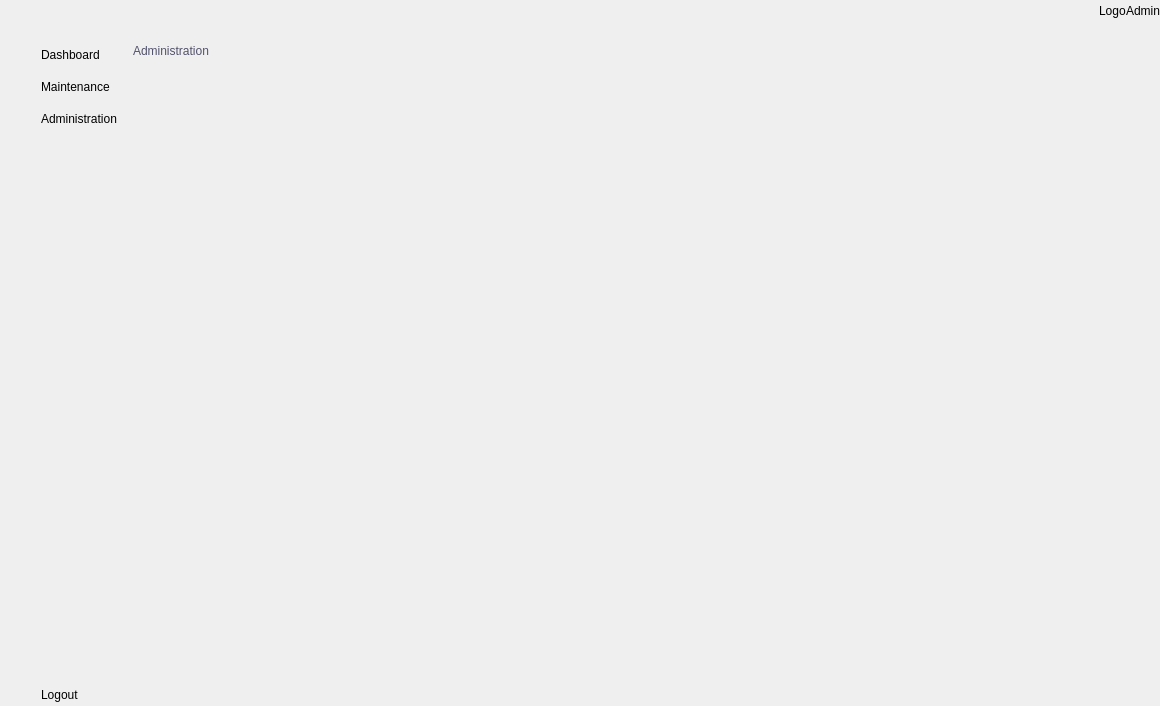
<?xml version="1.0" encoding="UTF-8"?>
<ui version="4.0">
 <class>AdminWindow</class>
 <widget class="QMainWindow" name="AdminWindow">
  <property name="geometry">
   <rect>
    <x>0</x>
    <y>0</y>
    <width>1160</width>
    <height>706</height>
   </rect>
  </property>
  <property name="windowTitle">
   <string>MainWindow</string>
  </property>
  <widget class="QWidget" name="centralwidget">
   <layout class="QGridLayout" name="gridLayout_23">
    <property name="leftMargin">
     <number>0</number>
    </property>
    <property name="topMargin">
     <number>0</number>
    </property>
    <property name="rightMargin">
     <number>0</number>
    </property>
    <property name="bottomMargin">
     <number>0</number>
    </property>
    <property name="spacing">
     <number>0</number>
    </property>
    <item row="0" column="1" rowspan="2">
     <widget class="QWidget" name="widget_2" native="true">
      <layout class="QGridLayout" name="gridLayout_4">
       <property name="leftMargin">
        <number>0</number>
       </property>
       <property name="topMargin">
        <number>0</number>
       </property>
       <property name="rightMargin">
        <number>0</number>
       </property>
       <property name="bottomMargin">
        <number>0</number>
       </property>
       <property name="horizontalSpacing">
        <number>0</number>
       </property>
       <property name="verticalSpacing">
        <number>10</number>
       </property>
       <item row="0" column="0">
        <widget class="QWidget" name="widget_6" native="true">
         <layout class="QGridLayout" name="gridLayout_2">
          <property name="leftMargin">
           <number>0</number>
          </property>
          <property name="topMargin">
           <number>0</number>
          </property>
          <property name="rightMargin">
           <number>0</number>
          </property>
          <property name="bottomMargin">
           <number>20</number>
          </property>
          <property name="spacing">
           <number>0</number>
          </property>
          <item row="0" column="0">
           <widget class="QLabel" name="label_2">
            <property name="text">
             <string/>
            </property>
            <property name="pixmap">
             <pixmap resource="resource.qrc">:/icon/icon/logo.ico</pixmap>
            </property>
            <property name="alignment">
             <set>Qt::AlignCenter</set>
            </property>
           </widget>
          </item>
         </layout>
        </widget>
       </item>
       <item row="3" column="0">
        <widget class="QPushButton" name="admiBtn_2">
         <property name="styleSheet">
          <string notr="true">font: 500 8pt &quot;Josefin Sans Medium&quot;;
color: rgb(0,0,0);
text-align: left;
background-color: transparent;</string>
         </property>
         <property name="text">
          <string>Administration</string>
         </property>
         <property name="icon">
          <iconset resource="resource.qrc">
           <normaloff>:/icon/icon/profile.ico</normaloff>:/icon/icon/profile.ico</iconset>
         </property>
         <property name="checkable">
          <bool>true</bool>
         </property>
         <property name="autoExclusive">
          <bool>true</bool>
         </property>
         <property name="flat">
          <bool>true</bool>
         </property>
        </widget>
       </item>
       <item row="4" column="0">
        <spacer name="verticalSpacer_2">
         <property name="orientation">
          <enum>Qt::Vertical</enum>
         </property>
         <property name="sizeHint" stdset="0">
          <size>
           <width>20</width>
           <height>365</height>
          </size>
         </property>
        </spacer>
       </item>
       <item row="5" column="0">
        <widget class="QPushButton" name="logoutBtn_2">
         <property name="styleSheet">
          <string notr="true">font: 500 8pt &quot;Josefin Sans Medium&quot;;
color: rgb(0,0,0);
text-align: left;
background-color: transparent;</string>
         </property>
         <property name="text">
          <string>Logout</string>
         </property>
         <property name="icon">
          <iconset resource="resource.qrc">
           <normaloff>:/icon/icon/logout.ico</normaloff>:/icon/icon/logout.ico</iconset>
         </property>
         <property name="flat">
          <bool>true</bool>
         </property>
        </widget>
       </item>
       <item row="2" column="0">
        <widget class="QPushButton" name="mtnBtn_2">
         <property name="styleSheet">
          <string notr="true">font: 500 8pt &quot;Josefin Sans Medium&quot;;
color: rgb(0,0,0);
text-align: left;
background-color: transparent;
</string>
         </property>
         <property name="text">
          <string>Maintenance</string>
         </property>
         <property name="icon">
          <iconset resource="resource.qrc">
           <normaloff>:/icon/icon/maintenace.ico</normaloff>:/icon/icon/maintenace.ico</iconset>
         </property>
         <property name="checkable">
          <bool>true</bool>
         </property>
         <property name="autoExclusive">
          <bool>true</bool>
         </property>
         <property name="flat">
          <bool>true</bool>
         </property>
        </widget>
       </item>
       <item row="1" column="0">
        <widget class="QPushButton" name="dashBtn_2">
         <property name="layoutDirection">
          <enum>Qt::LeftToRight</enum>
         </property>
         <property name="styleSheet">
          <string notr="true">font: 500 8pt &quot;Josefin Sans Medium&quot;;
color: rgb(0,0,0);
text-align: left;
background-color: transparent;
</string>
         </property>
         <property name="text">
          <string>Dashboard</string>
         </property>
         <property name="icon">
          <iconset resource="resource.qrc">
           <normaloff>:/icon/icon/dashboard.ico</normaloff>:/icon/icon/dashboard.ico</iconset>
         </property>
         <property name="checkable">
          <bool>true</bool>
         </property>
         <property name="autoExclusive">
          <bool>true</bool>
         </property>
         <property name="flat">
          <bool>true</bool>
         </property>
        </widget>
       </item>
      </layout>
     </widget>
    </item>
    <item row="0" column="2">
     <widget class="QWidget" name="widget_4" native="true">
      <layout class="QGridLayout" name="gridLayout_19">
       <property name="leftMargin">
        <number>0</number>
       </property>
       <property name="topMargin">
        <number>0</number>
       </property>
       <property name="rightMargin">
        <number>0</number>
       </property>
       <property name="bottomMargin">
        <number>0</number>
       </property>
       <property name="spacing">
        <number>0</number>
       </property>
       <item row="0" column="0">
        <widget class="QWidget" name="widget_5" native="true">
         <layout class="QGridLayout" name="gridLayout_7">
          <property name="leftMargin">
           <number>0</number>
          </property>
          <property name="topMargin">
           <number>0</number>
          </property>
          <property name="rightMargin">
           <number>0</number>
          </property>
          <property name="bottomMargin">
           <number>0</number>
          </property>
          <property name="spacing">
           <number>0</number>
          </property>
          <item row="0" column="0">
           <widget class="QWidget" name="widget_7" native="true">
            <layout class="QGridLayout" name="gridLayout_5">
             <property name="leftMargin">
              <number>0</number>
             </property>
             <property name="topMargin">
              <number>0</number>
             </property>
             <property name="rightMargin">
              <number>0</number>
             </property>
             <property name="bottomMargin">
              <number>0</number>
             </property>
             <property name="spacing">
              <number>0</number>
             </property>
             <item row="0" column="0">
              <widget class="QPushButton" name="toggleBtn">
               <property name="styleSheet">
                <string notr="true">background-color: transparent;
</string>
               </property>
               <property name="text">
                <string/>
               </property>
               <property name="icon">
                <iconset resource="resource.qrc">
                 <normaloff>:/icon/icon/menu.ico</normaloff>:/icon/icon/menu.ico</iconset>
               </property>
               <property name="checkable">
                <bool>true</bool>
               </property>
               <property name="flat">
                <bool>true</bool>
               </property>
              </widget>
             </item>
            </layout>
           </widget>
          </item>
          <item row="0" column="1">
           <spacer name="horizontalSpacer">
            <property name="orientation">
             <enum>Qt::Horizontal</enum>
            </property>
            <property name="sizeHint" stdset="0">
             <size>
              <width>320</width>
              <height>20</height>
             </size>
            </property>
           </spacer>
          </item>
          <item row="0" column="2">
           <widget class="QWidget" name="widget_8" native="true">
            <layout class="QGridLayout" name="gridLayout_6">
             <property name="leftMargin">
              <number>0</number>
             </property>
             <property name="topMargin">
              <number>0</number>
             </property>
             <property name="rightMargin">
              <number>0</number>
             </property>
             <property name="bottomMargin">
              <number>0</number>
             </property>
             <property name="spacing">
              <number>0</number>
             </property>
             <item row="0" column="0">
              <widget class="QLabel" name="label_4">
               <property name="text">
                <string>Logo</string>
               </property>
              </widget>
             </item>
             <item row="0" column="1">
              <widget class="QLabel" name="label_3">
               <property name="text">
                <string>Admin</string>
               </property>
              </widget>
             </item>
            </layout>
           </widget>
          </item>
         </layout>
        </widget>
       </item>
      </layout>
     </widget>
    </item>
    <item row="1" column="2">
     <widget class="QStackedWidget" name="stackedWidget">
      <property name="styleSheet">
       <string notr="true">border: 0px</string>
      </property>
      <property name="currentIndex">
       <number>2</number>
      </property>
      <widget class="QWidget" name="dashboard">
       <layout class="QGridLayout" name="gridLayout_21">
        <property name="leftMargin">
         <number>0</number>
        </property>
        <property name="topMargin">
         <number>0</number>
        </property>
        <property name="rightMargin">
         <number>0</number>
        </property>
        <property name="bottomMargin">
         <number>0</number>
        </property>
        <property name="spacing">
         <number>0</number>
        </property>
        <item row="0" column="0">
         <widget class="QScrollArea" name="scrollArea">
          <property name="widgetResizable">
           <bool>true</bool>
          </property>
          <widget class="QWidget" name="scrollAreaWidgetContents_2">
           <property name="geometry">
            <rect>
             <x>0</x>
             <y>0</y>
             <width>367</width>
             <height>346</height>
            </rect>
           </property>
           <layout class="QGridLayout" name="gridLayout_20">
            <item row="0" column="0">
             <widget class="QWidget" name="widget_20" native="true">
              <property name="maximumSize">
               <size>
                <width>16777215</width>
                <height>40</height>
               </size>
              </property>
              <layout class="QGridLayout" name="gridLayout_18">
               <property name="leftMargin">
                <number>0</number>
               </property>
               <property name="topMargin">
                <number>0</number>
               </property>
               <property name="rightMargin">
                <number>0</number>
               </property>
               <property name="bottomMargin">
                <number>0</number>
               </property>
               <property name="spacing">
                <number>0</number>
               </property>
               <item row="0" column="0">
                <widget class="QLabel" name="label_15">
                 <property name="minimumSize">
                  <size>
                   <width>0</width>
                   <height>40</height>
                  </size>
                 </property>
                 <property name="styleSheet">
                  <string notr="true">color: rgb(81, 82, 108);
font: 600 16pt &quot;Josefin Sans SemiBold&quot;;</string>
                 </property>
                 <property name="text">
                  <string>Dashboard</string>
                 </property>
                </widget>
               </item>
              </layout>
             </widget>
            </item>
            <item row="1" column="0">
             <widget class="QWidget" name="widget_9" native="true">
              <layout class="QGridLayout" name="gridLayout_10">
               <property name="leftMargin">
                <number>0</number>
               </property>
               <property name="topMargin">
                <number>0</number>
               </property>
               <property name="rightMargin">
                <number>0</number>
               </property>
               <property name="bottomMargin">
                <number>0</number>
               </property>
               <property name="spacing">
                <number>0</number>
               </property>
               <item row="0" column="0">
                <widget class="QWidget" name="widget_10" native="true">
                 <property name="minimumSize">
                  <size>
                   <width>0</width>
                   <height>30</height>
                  </size>
                 </property>
                 <layout class="QGridLayout" name="gridLayout_12">
                  <property name="leftMargin">
                   <number>0</number>
                  </property>
                  <property name="topMargin">
                   <number>0</number>
                  </property>
                  <property name="rightMargin">
                   <number>0</number>
                  </property>
                  <property name="bottomMargin">
                   <number>0</number>
                  </property>
                  <property name="spacing">
                   <number>0</number>
                  </property>
                  <item row="0" column="0">
                   <widget class="QWidget" name="widget_15" native="true">
                    <layout class="QGridLayout" name="gridLayout_8">
                     <property name="leftMargin">
                      <number>0</number>
                     </property>
                     <property name="topMargin">
                      <number>0</number>
                     </property>
                     <property name="rightMargin">
                      <number>0</number>
                     </property>
                     <property name="bottomMargin">
                      <number>0</number>
                     </property>
                     <property name="spacing">
                      <number>0</number>
                     </property>
                     <item row="0" column="0">
                      <widget class="QLabel" name="label_5">
                       <property name="text">
                        <string>Total Account:</string>
                       </property>
                      </widget>
                     </item>
                    </layout>
                   </widget>
                  </item>
                  <item row="0" column="1">
                   <widget class="QWidget" name="widget_16" native="true">
                    <layout class="QGridLayout" name="gridLayout_11">
                     <property name="leftMargin">
                      <number>0</number>
                     </property>
                     <property name="topMargin">
                      <number>0</number>
                     </property>
                     <property name="rightMargin">
                      <number>0</number>
                     </property>
                     <property name="bottomMargin">
                      <number>0</number>
                     </property>
                     <property name="spacing">
                      <number>0</number>
                     </property>
                     <item row="0" column="0">
                      <widget class="QLabel" name="label_7">
                       <property name="text">
                        <string>Amount Placeholder</string>
                       </property>
                      </widget>
                     </item>
                    </layout>
                   </widget>
                  </item>
                 </layout>
                </widget>
               </item>
               <item row="1" column="0">
                <widget class="QWidget" name="widget_11" native="true">
                 <property name="minimumSize">
                  <size>
                   <width>0</width>
                   <height>200</height>
                  </size>
                 </property>
                 <layout class="QGridLayout" name="gridLayout_9">
                  <property name="leftMargin">
                   <number>0</number>
                  </property>
                  <property name="topMargin">
                   <number>0</number>
                  </property>
                  <property name="rightMargin">
                   <number>0</number>
                  </property>
                  <property name="bottomMargin">
                   <number>0</number>
                  </property>
                  <property name="spacing">
                   <number>0</number>
                  </property>
                  <item row="0" column="1">
                   <widget class="QWidget" name="widget_13" native="true">
                    <layout class="QGridLayout" name="gridLayout_14">
                     <property name="leftMargin">
                      <number>0</number>
                     </property>
                     <property name="topMargin">
                      <number>0</number>
                     </property>
                     <property name="rightMargin">
                      <number>0</number>
                     </property>
                     <property name="bottomMargin">
                      <number>0</number>
                     </property>
                     <property name="spacing">
                      <number>0</number>
                     </property>
                     <item row="0" column="0">
                      <widget class="QLabel" name="label_9">
                       <property name="maximumSize">
                        <size>
                         <width>16777215</width>
                         <height>16777215</height>
                        </size>
                       </property>
                       <property name="text">
                        <string>Sell Only %</string>
                       </property>
                      </widget>
                     </item>
                     <item row="0" column="1">
                      <widget class="QLabel" name="label_12">
                       <property name="text">
                        <string>percentage</string>
                       </property>
                      </widget>
                     </item>
                    </layout>
                   </widget>
                  </item>
                  <item row="0" column="2">
                   <widget class="QWidget" name="widget_14" native="true">
                    <layout class="QGridLayout" name="gridLayout_15">
                     <property name="leftMargin">
                      <number>0</number>
                     </property>
                     <property name="topMargin">
                      <number>0</number>
                     </property>
                     <property name="rightMargin">
                      <number>0</number>
                     </property>
                     <property name="bottomMargin">
                      <number>0</number>
                     </property>
                     <property name="spacing">
                      <number>0</number>
                     </property>
                     <item row="0" column="0">
                      <widget class="QLabel" name="label_10">
                       <property name="maximumSize">
                        <size>
                         <width>16777215</width>
                         <height>16777215</height>
                        </size>
                       </property>
                       <property name="text">
                        <string>Buy + Sell</string>
                       </property>
                      </widget>
                     </item>
                     <item row="0" column="1">
                      <widget class="QLabel" name="label_13">
                       <property name="text">
                        <string>percentage</string>
                       </property>
                      </widget>
                     </item>
                    </layout>
                   </widget>
                  </item>
                  <item row="0" column="0">
                   <widget class="QWidget" name="widget_12" native="true">
                    <layout class="QGridLayout" name="gridLayout_13" rowstretch="0">
                     <property name="leftMargin">
                      <number>0</number>
                     </property>
                     <property name="topMargin">
                      <number>0</number>
                     </property>
                     <property name="rightMargin">
                      <number>0</number>
                     </property>
                     <property name="bottomMargin">
                      <number>0</number>
                     </property>
                     <property name="spacing">
                      <number>0</number>
                     </property>
                     <item row="0" column="2">
                      <widget class="QLabel" name="label_8">
                       <property name="maximumSize">
                        <size>
                         <width>16777215</width>
                         <height>16777215</height>
                        </size>
                       </property>
                       <property name="text">
                        <string>Buy Only %</string>
                       </property>
                      </widget>
                     </item>
                     <item row="0" column="3">
                      <widget class="QLabel" name="label_6">
                       <property name="text">
                        <string>Percentage</string>
                       </property>
                      </widget>
                     </item>
                    </layout>
                   </widget>
                  </item>
                 </layout>
                </widget>
               </item>
              </layout>
             </widget>
            </item>
            <item row="2" column="0">
             <widget class="QWidget" name="widget_17" native="true">
              <layout class="QGridLayout" name="gridLayout_17">
               <property name="leftMargin">
                <number>0</number>
               </property>
               <property name="topMargin">
                <number>0</number>
               </property>
               <property name="rightMargin">
                <number>0</number>
               </property>
               <property name="bottomMargin">
                <number>0</number>
               </property>
               <property name="spacing">
                <number>0</number>
               </property>
               <item row="0" column="0">
                <widget class="QWidget" name="widget_18" native="true">
                 <layout class="QGridLayout" name="gridLayout_16">
                  <property name="leftMargin">
                   <number>0</number>
                  </property>
                  <property name="topMargin">
                   <number>0</number>
                  </property>
                  <property name="rightMargin">
                   <number>0</number>
                  </property>
                  <property name="bottomMargin">
                   <number>0</number>
                  </property>
                  <property name="spacing">
                   <number>0</number>
                  </property>
                  <item row="0" column="0">
                   <widget class="QLabel" name="label_11">
                    <property name="minimumSize">
                     <size>
                      <width>0</width>
                      <height>30</height>
                     </size>
                    </property>
                    <property name="text">
                     <string>Category</string>
                    </property>
                   </widget>
                  </item>
                 </layout>
                </widget>
               </item>
               <item row="1" column="0">
                <widget class="QWidget" name="widget_19" native="true">
                 <layout class="QFormLayout" name="formLayout">
                  <property name="horizontalSpacing">
                   <number>0</number>
                  </property>
                  <property name="verticalSpacing">
                   <number>0</number>
                  </property>
                  <property name="leftMargin">
                   <number>0</number>
                  </property>
                  <property name="topMargin">
                   <number>0</number>
                  </property>
                  <property name="rightMargin">
                   <number>0</number>
                  </property>
                  <property name="bottomMargin">
                   <number>0</number>
                  </property>
                  <item row="0" column="0">
                   <widget class="QLabel" name="label_14">
                    <property name="text">
                     <string>Category %</string>
                    </property>
                   </widget>
                  </item>
                 </layout>
                </widget>
               </item>
              </layout>
             </widget>
            </item>
           </layout>
          </widget>
         </widget>
        </item>
       </layout>
      </widget>
      <widget class="QWidget" name="maintenance">
       <layout class="QGridLayout" name="gridLayout_22">
        <property name="leftMargin">
         <number>0</number>
        </property>
        <property name="topMargin">
         <number>0</number>
        </property>
        <property name="rightMargin">
         <number>0</number>
        </property>
        <property name="bottomMargin">
         <number>0</number>
        </property>
        <property name="spacing">
         <number>0</number>
        </property>
        <item row="0" column="0">
         <widget class="QScrollArea" name="scrollArea_2">
          <property name="widgetResizable">
           <bool>true</bool>
          </property>
          <widget class="QWidget" name="scrollAreaWidgetContents">
           <property name="geometry">
            <rect>
             <x>0</x>
             <y>0</y>
             <width>146</width>
             <height>138</height>
            </rect>
           </property>
           <layout class="QGridLayout" name="gridLayout_24">
            <property name="leftMargin">
             <number>0</number>
            </property>
            <property name="topMargin">
             <number>0</number>
            </property>
            <property name="rightMargin">
             <number>0</number>
            </property>
            <property name="bottomMargin">
             <number>0</number>
            </property>
            <property name="spacing">
             <number>0</number>
            </property>
            <item row="0" column="0">
             <widget class="QWidget" name="widget_21" native="true">
              <layout class="QGridLayout" name="gridLayout_29">
               <item row="0" column="0">
                <widget class="QWidget" name="widget_22" native="true">
                 <property name="maximumSize">
                  <size>
                   <width>16777215</width>
                   <height>40</height>
                  </size>
                 </property>
                 <layout class="QGridLayout" name="gridLayout_25">
                  <property name="leftMargin">
                   <number>0</number>
                  </property>
                  <property name="topMargin">
                   <number>0</number>
                  </property>
                  <property name="rightMargin">
                   <number>0</number>
                  </property>
                  <property name="bottomMargin">
                   <number>0</number>
                  </property>
                  <property name="spacing">
                   <number>0</number>
                  </property>
                  <item row="0" column="0">
                   <widget class="QLabel" name="label_16">
                    <property name="styleSheet">
                     <string notr="true">color: rgb(81, 82, 108);
font: 600 16pt &quot;Josefin Sans SemiBold&quot;;</string>
                    </property>
                    <property name="text">
                     <string>Maintenance</string>
                    </property>
                   </widget>
                  </item>
                 </layout>
                </widget>
               </item>
               <item row="1" column="0">
                <widget class="QWidget" name="widget_23" native="true">
                 <layout class="QGridLayout" name="gridLayout_28">
                  <item row="0" column="0">
                   <widget class="QWidget" name="widget_24" native="true">
                    <property name="maximumSize">
                     <size>
                      <width>16777215</width>
                      <height>35</height>
                     </size>
                    </property>
                    <layout class="QGridLayout" name="gridLayout_26">
                     <item row="0" column="0">
                      <widget class="QLabel" name="label_17">
                       <property name="styleSheet">
                        <string notr="true">color: rgb(81, 82, 108);
font: 600 13pt &quot;Josefin Sans SemiBold&quot;;</string>
                       </property>
                       <property name="text">
                        <string>Banner</string>
                       </property>
                      </widget>
                     </item>
                    </layout>
                   </widget>
                  </item>
                  <item row="1" column="0">
                   <widget class="QWidget" name="widget_25" native="true">
                    <layout class="QGridLayout" name="gridLayout_27">
                     <item row="0" column="0">
                      <widget class="QLabel" name="label_18">
                       <property name="text">
                        <string>Show banner</string>
                       </property>
                      </widget>
                     </item>
                    </layout>
                   </widget>
                  </item>
                 </layout>
                </widget>
               </item>
              </layout>
             </widget>
            </item>
           </layout>
          </widget>
         </widget>
        </item>
       </layout>
      </widget>
      <widget class="QWidget" name="administration">
       <layout class="QGridLayout" name="gridLayout_30">
        <item row="0" column="0">
         <widget class="QScrollArea" name="scrollArea_3">
          <property name="widgetResizable">
           <bool>true</bool>
          </property>
          <widget class="QWidget" name="scrollAreaWidgetContents_3">
           <property name="geometry">
            <rect>
             <x>0</x>
             <y>0</y>
             <width>966</width>
             <height>664</height>
            </rect>
           </property>
           <layout class="QGridLayout" name="gridLayout_32">
            <property name="leftMargin">
             <number>0</number>
            </property>
            <property name="topMargin">
             <number>0</number>
            </property>
            <property name="rightMargin">
             <number>0</number>
            </property>
            <property name="bottomMargin">
             <number>0</number>
            </property>
            <property name="spacing">
             <number>0</number>
            </property>
            <item row="0" column="0">
             <widget class="QWidget" name="widget_26" native="true">
              <property name="maximumSize">
               <size>
                <width>16777215</width>
                <height>40</height>
               </size>
              </property>
              <layout class="QGridLayout" name="gridLayout_31">
               <property name="leftMargin">
                <number>0</number>
               </property>
               <property name="topMargin">
                <number>0</number>
               </property>
               <property name="rightMargin">
                <number>0</number>
               </property>
               <property name="bottomMargin">
                <number>0</number>
               </property>
               <property name="spacing">
                <number>0</number>
               </property>
               <item row="0" column="0">
                <widget class="QLabel" name="label_19">
                 <property name="styleSheet">
                  <string notr="true">color: rgb(81, 82, 108);
font: 600 16pt &quot;Josefin Sans SemiBold&quot;;</string>
                 </property>
                 <property name="text">
                  <string>Administration</string>
                 </property>
                </widget>
               </item>
              </layout>
             </widget>
            </item>
            <item row="1" column="0">
             <widget class="QWidget" name="widget_27" native="true"/>
            </item>
           </layout>
          </widget>
         </widget>
        </item>
       </layout>
      </widget>
     </widget>
    </item>
    <item row="0" column="0" rowspan="2">
     <widget class="QWidget" name="widget" native="true">
      <layout class="QGridLayout" name="gridLayout">
       <property name="leftMargin">
        <number>0</number>
       </property>
       <property name="topMargin">
        <number>0</number>
       </property>
       <property name="rightMargin">
        <number>0</number>
       </property>
       <property name="bottomMargin">
        <number>0</number>
       </property>
       <property name="horizontalSpacing">
        <number>0</number>
       </property>
       <property name="verticalSpacing">
        <number>10</number>
       </property>
       <item row="0" column="0">
        <widget class="QWidget" name="widget_3" native="true">
         <layout class="QGridLayout" name="gridLayout_3">
          <property name="leftMargin">
           <number>0</number>
          </property>
          <property name="topMargin">
           <number>0</number>
          </property>
          <property name="rightMargin">
           <number>0</number>
          </property>
          <property name="bottomMargin">
           <number>20</number>
          </property>
          <property name="spacing">
           <number>0</number>
          </property>
          <item row="0" column="0">
           <widget class="QLabel" name="label">
            <property name="text">
             <string/>
            </property>
            <property name="pixmap">
             <pixmap resource="resource.qrc">:/icon/icon/logo.ico</pixmap>
            </property>
            <property name="alignment">
             <set>Qt::AlignCenter</set>
            </property>
           </widget>
          </item>
         </layout>
        </widget>
       </item>
       <item row="1" column="0">
        <widget class="QPushButton" name="dashBtn_1">
         <property name="styleSheet">
          <string notr="true">background-color: transparent;
</string>
         </property>
         <property name="text">
          <string/>
         </property>
         <property name="icon">
          <iconset resource="resource.qrc">
           <normaloff>:/icon/icon/dashboard.ico</normaloff>:/icon/icon/dashboard.ico</iconset>
         </property>
         <property name="checkable">
          <bool>true</bool>
         </property>
         <property name="autoExclusive">
          <bool>true</bool>
         </property>
         <property name="flat">
          <bool>true</bool>
         </property>
        </widget>
       </item>
       <item row="2" column="0">
        <widget class="QPushButton" name="mtnBtn_1">
         <property name="styleSheet">
          <string notr="true">background-color: transparent;
</string>
         </property>
         <property name="text">
          <string/>
         </property>
         <property name="icon">
          <iconset resource="resource.qrc">
           <normaloff>:/icon/icon/maintenace.ico</normaloff>:/icon/icon/maintenace.ico</iconset>
         </property>
         <property name="checkable">
          <bool>true</bool>
         </property>
         <property name="autoExclusive">
          <bool>true</bool>
         </property>
         <property name="flat">
          <bool>true</bool>
         </property>
        </widget>
       </item>
       <item row="3" column="0">
        <widget class="QPushButton" name="admiBtn_1">
         <property name="styleSheet">
          <string notr="true">background-color: transparent;
</string>
         </property>
         <property name="text">
          <string/>
         </property>
         <property name="icon">
          <iconset resource="resource.qrc">
           <normaloff>:/icon/icon/profile.ico</normaloff>:/icon/icon/profile.ico</iconset>
         </property>
         <property name="checkable">
          <bool>true</bool>
         </property>
         <property name="autoExclusive">
          <bool>true</bool>
         </property>
         <property name="flat">
          <bool>true</bool>
         </property>
        </widget>
       </item>
       <item row="4" column="0">
        <spacer name="verticalSpacer">
         <property name="orientation">
          <enum>Qt::Vertical</enum>
         </property>
         <property name="sizeHint" stdset="0">
          <size>
           <width>20</width>
           <height>365</height>
          </size>
         </property>
        </spacer>
       </item>
       <item row="5" column="0">
        <widget class="QPushButton" name="logoutBtn_1">
         <property name="styleSheet">
          <string notr="true">font: 500 8pt &quot;Josefin Sans Medium&quot;;
color: rgb(0,0,0);
text-align: center;
background-color: transparent;</string>
         </property>
         <property name="text">
          <string/>
         </property>
         <property name="icon">
          <iconset resource="resource.qrc">
           <normaloff>:/icon/icon/logout.ico</normaloff>:/icon/icon/logout.ico</iconset>
         </property>
         <property name="flat">
          <bool>true</bool>
         </property>
        </widget>
       </item>
      </layout>
     </widget>
    </item>
   </layout>
  </widget>
 </widget>
 <resources>
  <include location="resource.qrc"/>
 </resources>
 <connections>
  <connection>
   <sender>toggleBtn</sender>
   <signal>toggled(bool)</signal>
   <receiver>widget</receiver>
   <slot>setVisible(bool)</slot>
   <hints>
    <hint type="sourcelabel">
     <x>210</x>
     <y>17</y>
    </hint>
    <hint type="destinationlabel">
     <x>48</x>
     <y>351</y>
    </hint>
   </hints>
  </connection>
  <connection>
   <sender>toggleBtn</sender>
   <signal>toggled(bool)</signal>
   <receiver>widget_2</receiver>
   <slot>setHidden(bool)</slot>
   <hints>
    <hint type="sourcelabel">
     <x>209</x>
     <y>25</y>
    </hint>
    <hint type="destinationlabel">
     <x>158</x>
     <y>178</y>
    </hint>
   </hints>
  </connection>
  <connection>
   <sender>dashBtn_1</sender>
   <signal>toggled(bool)</signal>
   <receiver>dashBtn_2</receiver>
   <slot>setChecked(bool)</slot>
   <hints>
    <hint type="sourcelabel">
     <x>47</x>
     <y>92</y>
    </hint>
    <hint type="destinationlabel">
     <x>116</x>
     <y>98</y>
    </hint>
   </hints>
  </connection>
  <connection>
   <sender>mtnBtn_1</sender>
   <signal>toggled(bool)</signal>
   <receiver>mtnBtn_2</receiver>
   <slot>setChecked(bool)</slot>
   <hints>
    <hint type="sourcelabel">
     <x>65</x>
     <y>119</y>
    </hint>
    <hint type="destinationlabel">
     <x>108</x>
     <y>119</y>
    </hint>
   </hints>
  </connection>
  <connection>
   <sender>admiBtn_1</sender>
   <signal>toggled(bool)</signal>
   <receiver>admiBtn_2</receiver>
   <slot>setChecked(bool)</slot>
   <hints>
    <hint type="sourcelabel">
     <x>43</x>
     <y>145</y>
    </hint>
    <hint type="destinationlabel">
     <x>105</x>
     <y>143</y>
    </hint>
   </hints>
  </connection>
  <connection>
   <sender>dashBtn_2</sender>
   <signal>toggled(bool)</signal>
   <receiver>dashBtn_1</receiver>
   <slot>setChecked(bool)</slot>
   <hints>
    <hint type="sourcelabel">
     <x>122</x>
     <y>94</y>
    </hint>
    <hint type="destinationlabel">
     <x>51</x>
     <y>100</y>
    </hint>
   </hints>
  </connection>
  <connection>
   <sender>mtnBtn_2</sender>
   <signal>toggled(bool)</signal>
   <receiver>mtnBtn_1</receiver>
   <slot>setChecked(bool)</slot>
   <hints>
    <hint type="sourcelabel">
     <x>115</x>
     <y>118</y>
    </hint>
    <hint type="destinationlabel">
     <x>58</x>
     <y>119</y>
    </hint>
   </hints>
  </connection>
  <connection>
   <sender>admiBtn_2</sender>
   <signal>toggled(bool)</signal>
   <receiver>admiBtn_1</receiver>
   <slot>setChecked(bool)</slot>
   <hints>
    <hint type="sourcelabel">
     <x>137</x>
     <y>140</y>
    </hint>
    <hint type="destinationlabel">
     <x>54</x>
     <y>145</y>
    </hint>
   </hints>
  </connection>
 </connections>
</ui>
